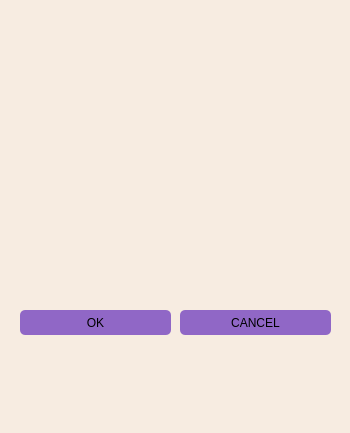
<?xml version="1.0" encoding="UTF-8"?>
<ui version="4.0">
 <class>Frame</class>
 <widget class="QFrame" name="Frame">
  <property name="geometry">
   <rect>
    <x>0</x>
    <y>0</y>
    <width>350</width>
    <height>433</height>
   </rect>
  </property>
  <property name="windowTitle">
   <string>Frame</string>
  </property>
  <property name="styleSheet">
   <string notr="true">background-color: #F7ECE1;
border: none;
border-radius: 10px;</string>
  </property>
  <widget class="QLabel" name="label">
   <property name="geometry">
    <rect>
     <x>20</x>
     <y>40</y>
     <width>311</width>
     <height>141</height>
    </rect>
   </property>
   <property name="font">
    <font>
     <pointsize>15</pointsize>
    </font>
   </property>
   <property name="lineWidth">
    <number>5</number>
   </property>
   <property name="text">
    <string/>
   </property>
   <property name="alignment">
    <set>Qt::AlignCenter</set>
   </property>
  </widget>
  <widget class="QPushButton" name="ok_button">
   <property name="geometry">
    <rect>
     <x>20</x>
     <y>310</y>
     <width>151</width>
     <height>25</height>
    </rect>
   </property>
   <property name="styleSheet">
    <string notr="true">QPushButton {
	border: none;
	border-radius: 5px;
	background-color: #9067C6;
}

QPushButton::hover {
	background-color: #431480;
	color: white;
}</string>
   </property>
   <property name="text">
    <string>OK</string>
   </property>
  </widget>
  <widget class="QPushButton" name="cancel_button">
   <property name="geometry">
    <rect>
     <x>180</x>
     <y>310</y>
     <width>151</width>
     <height>25</height>
    </rect>
   </property>
   <property name="styleSheet">
    <string notr="true">QPushButton {
	border: none;
	border-radius: 5px;
	background-color: #9067C6;
}

QPushButton::hover {
	background-color: #431480;
	color: white;
}</string>
   </property>
   <property name="text">
    <string>CANCEL</string>
   </property>
  </widget>
 </widget>
 <resources/>
 <connections/>
</ui>
